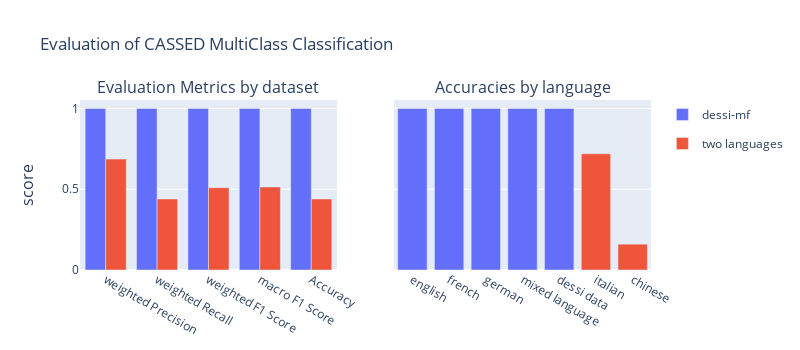

Notebook code cell kept with this figure:
### Markdown cell above
Comparison of results on both datasets

### Code cell
all_data_df = all_data_multiclass_df.rename(columns={"Name": "Column", "Gold": "True Label", "Pred": "Prediction"}).drop(columns="Mismatch")
all_data_df = all_data_df.iloc[:, [0,2,1]]
all_data_df["Classes"] = pd.read_csv("../../datasets/dessi-mf/dessi-mf/test_classes.csv")["class"].values
all_data_df = pd.concat([all_data_df, results_df_two_lan.iloc[:, [0,1,2,3]]], axis=0)


fig = make_subplots(rows=1, cols=2, shared_yaxes=True, y_title="score", subplot_titles=["Evaluation Metrics by dataset", "Accuracies by language"])
for true, pred, name in zip([all_data_multiclass_df.iloc[:,1], results_df_two_lan.iloc[:,2]], [all_data_multiclass_df.iloc[:,2], results_df_two_lan.iloc[:,1]], 
                      ["dessi-mf", "two languages"]):
    mlb = MultiLabelBinarizer()
    y_true = mlb.fit_transform(true)
    y_pred = mlb.transform(pred)

    accuracy = accuracy_score(y_true, y_pred)
    f1 = f1_score(y_true, y_pred, average="weighted")
    f1_macro = f1_score(y_true, y_pred, average="macro")
    precision = precision_score(y_true, y_pred, average="weighted", zero_division=0)
    recall = recall_score(y_true, y_pred, average="weighted")

    metrics = {
        "weighted Precision": precision,
        "weighted Recall": recall,
        "weighted F1 Score": f1,
        "macro F1 Score": f1_macro,
        "Accuracy": accuracy,
    }

    fig.add_trace(go.Bar(
        x=list(metrics.keys()),
        y=list(metrics.values()), 
        name=name,
        legendgroup=name,
    ), row=1, col=1)


lan = []
for i in range(len(all_data_df["Classes"])):
    if "mixed" in all_data_df.iloc[i, 3]:
        lan.append("mixed language")
    elif "_fr" == all_data_df.iloc[i,3][-3:].lower():
        lan.append("french")
    elif "_it" == all_data_df.iloc[i,3][-3:].lower():
        lan.append("italian")
    elif "_zh" == all_data_df.iloc[i,3][-3:].lower():
        lan.append("chinese")
    elif "_de" == all_data_df.iloc[i,3][-3:].lower():
        lan.append("german")
    elif "_en" == all_data_df.iloc[i,3][-3:].lower():
        lan.append("english")
    else:
        lan.append("dessi data")
all_data_df["Language"] = lan


accuracies_lan = {}
for i in all_data_df["Language"].unique():
    lan_df = all_data_df.loc[all_data_df["Language"] == i]
    mlb = MultiLabelBinarizer()
    y_true = mlb.fit_transform(lan_df["True Label"])
    y_pred = mlb.transform(lan_df["Prediction"])
    accuracies_lan[i] = accuracy_score(y_true, y_pred)

colors = ["#636EFA", "#EF553B"]
fig.add_trace(go.Bar(
    x=["english", "french", "german", "mixed language", "dessi data"],
    y=[accuracies_lan[key] for key in ["english", "french", "german", "mixed language", "dessi data"]],
    legendgroup="dessi-mf",
    showlegend=False,
    marker=dict(color=colors[0])
), row=1, col=2)

fig.add_trace(go.Bar(
    x=[ "italian", "chinese"],
    y=[accuracies_lan[key] for key in ["italian", "chinese"]],
    legendgroup="two languages",
    showlegend=False,
    marker=dict(color=colors[1])
), row=1, col=2)

fig.update_layout(
    title="Evaluation of CASSED MultiClass Classification",
    height=350, 
    width=800,
)

fig.show()

### Figure 1 — Plotly figure (JSON) as saved in the notebook; plotly's stock layout.template omitted (floating-point values rounded to 4 significant figures)
{"data": [{"legendgroup": "dessi-mf", "name": "dessi-mf", "type": "bar", "x": ["weighted Precision", "weighted Recall", "weighted F1 Score", "macro F1 Score", "Accuracy"], "xaxis": "x", "y": [1, 1, 1, 1, 1], "yaxis": "y"}, {"legendgroup": "two languages", "name": "two languages", "type": "bar", "x": ["weighted Precision", "weighted Recall", "weighted F1 Score", "macro F1 Score", "Accuracy"], "xaxis": "x", "y": [0.6867, 0.44, 0.5095, 0.5141, 0.44], "yaxis": "y"}, {"legendgroup": "dessi-mf", "marker": {"color": "#636EFA"}, "showlegend": false, "type": "bar", "x": ["english", "french", "german", "mixed language", "dessi data"], "xaxis": "x2", "y": [1, 1, 1, 1, 1], "yaxis": "y2"}, {"legendgroup": "two languages", "marker": {"color": "#EF553B"}, "showlegend": false, "type": "bar", "x": ["italian", "chinese"], "xaxis": "x2", "y": [0.72, 0.16], "yaxis": "y2"}], "layout": {"annotations": [{"font": {"size": 16}, "showarrow": false, "text": "Evaluation Metrics by dataset", "x": 0.225, "xanchor": "center", "xref": "paper", "y": 1, "yanchor": "bottom", "yref": "paper"}, {"font": {"size": 16}, "showarrow": false, "text": "Accuracies by language", "x": 0.775, "xanchor": "center", "xref": "paper", "y": 1, "yanchor": "bottom", "yref": "paper"}, {"font": {"size": 16}, "showarrow": false, "text": "score", "textangle": -90, "x": 0, "xanchor": "right", "xref": "paper", "xshift": -40, "y": 0.5, "yanchor": "middle", "yref": "paper"}], "height": 350, "title": {"text": "Evaluation of CASSED MultiClass Classification"}, "width": 800, "xaxis": {"anchor": "y", "domain": [0, 0.45]}, "xaxis2": {"anchor": "y2", "domain": [0.55, 1]}, "yaxis": {"anchor": "x", "domain": [0, 1]}, "yaxis2": {"anchor": "x2", "domain": [0, 1], "matches": "y", "showticklabels": false}}}
